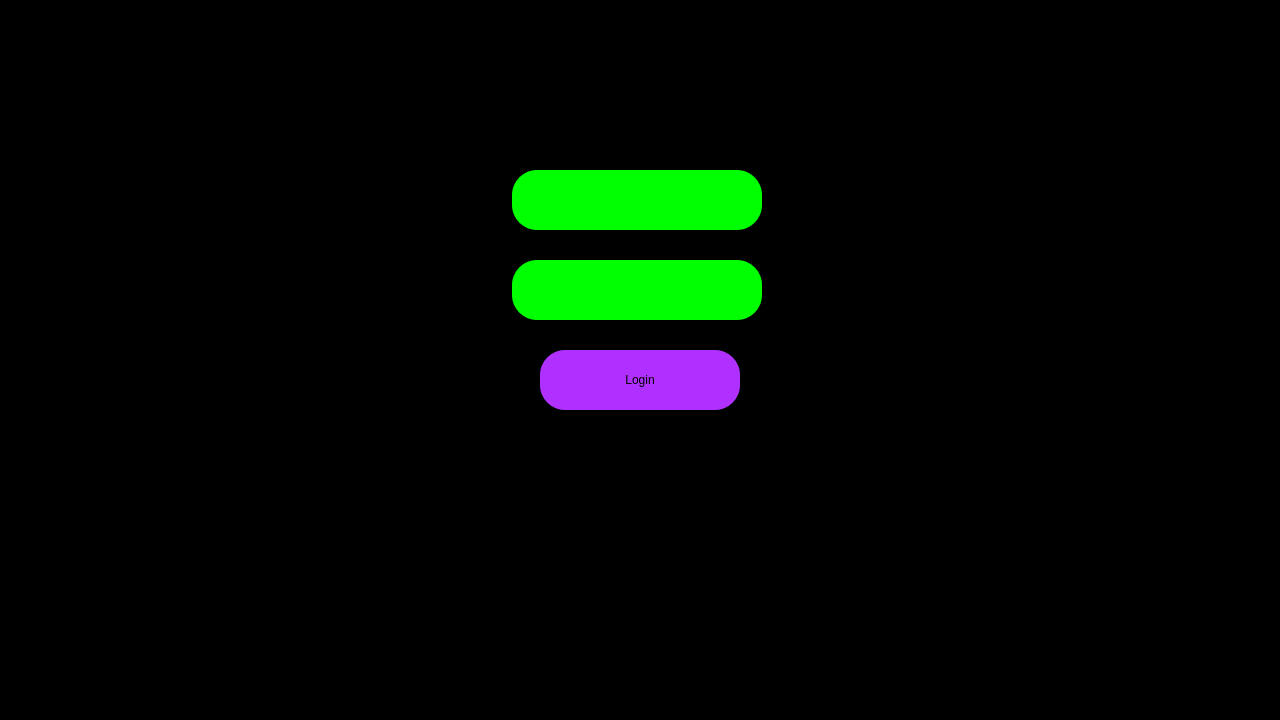
<?xml version="1.0" encoding="UTF-8"?>
<ui version="4.0">
 <class>MainWindow</class>
 <widget class="QMainWindow" name="MainWindow">
  <property name="enabled">
   <bool>true</bool>
  </property>
  <property name="geometry">
   <rect>
    <x>0</x>
    <y>0</y>
    <width>1280</width>
    <height>720</height>
   </rect>
  </property>
  <property name="sizePolicy">
   <sizepolicy hsizetype="Fixed" vsizetype="Fixed">
    <horstretch>0</horstretch>
    <verstretch>0</verstretch>
   </sizepolicy>
  </property>
  <property name="minimumSize">
   <size>
    <width>1280</width>
    <height>720</height>
   </size>
  </property>
  <property name="maximumSize">
   <size>
    <width>1280</width>
    <height>720</height>
   </size>
  </property>
  <property name="windowTitle">
   <string>MainWindow</string>
  </property>
  <property name="styleSheet">
   <string notr="true"/>
  </property>
  <widget class="QWidget" name="centralwidget">
   <property name="sizePolicy">
    <sizepolicy hsizetype="Fixed" vsizetype="Fixed">
     <horstretch>0</horstretch>
     <verstretch>0</verstretch>
    </sizepolicy>
   </property>
   <property name="minimumSize">
    <size>
     <width>1280</width>
     <height>720</height>
    </size>
   </property>
   <property name="maximumSize">
    <size>
     <width>1280</width>
     <height>720</height>
    </size>
   </property>
   <property name="styleSheet">
    <string notr="true">QPushButton {
	background-color: rgb(176, 49, 255);
	border-radius: 25;
	
}
QPushButton:hover {
	background-color: rgb(134, 38, 198);
}
QLineEdit {
	border-radius: 25;
	background-color: rgb(0, 255, 0);

}
QFrame {

	
	background-color: rgb(0, 0, 0);
}</string>
   </property>
   <widget class="QLineEdit" name="userNameInput">
    <property name="geometry">
     <rect>
      <x>512</x>
      <y>170</y>
      <width>250</width>
      <height>60</height>
     </rect>
    </property>
    <property name="sizePolicy">
     <sizepolicy hsizetype="Fixed" vsizetype="Fixed">
      <horstretch>0</horstretch>
      <verstretch>0</verstretch>
     </sizepolicy>
    </property>
    <property name="styleSheet">
     <string notr="true"/>
    </property>
   </widget>
   <widget class="QLineEdit" name="passwordInput">
    <property name="geometry">
     <rect>
      <x>512</x>
      <y>260</y>
      <width>250</width>
      <height>60</height>
     </rect>
    </property>
    <property name="sizePolicy">
     <sizepolicy hsizetype="Fixed" vsizetype="Fixed">
      <horstretch>0</horstretch>
      <verstretch>0</verstretch>
     </sizepolicy>
    </property>
   </widget>
   <widget class="QPushButton" name="loginButton">
    <property name="geometry">
     <rect>
      <x>540</x>
      <y>350</y>
      <width>200</width>
      <height>60</height>
     </rect>
    </property>
    <property name="text">
     <string>Login</string>
    </property>
   </widget>
   <widget class="QFrame" name="frame">
    <property name="geometry">
     <rect>
      <x>0</x>
      <y>0</y>
      <width>1280</width>
      <height>720</height>
     </rect>
    </property>
    <property name="sizePolicy">
     <sizepolicy hsizetype="Fixed" vsizetype="Fixed">
      <horstretch>0</horstretch>
      <verstretch>0</verstretch>
     </sizepolicy>
    </property>
    <property name="minimumSize">
     <size>
      <width>1280</width>
      <height>720</height>
     </size>
    </property>
    <property name="maximumSize">
     <size>
      <width>1280</width>
      <height>720</height>
     </size>
    </property>
    <property name="frameShape">
     <enum>QFrame::StyledPanel</enum>
    </property>
    <property name="frameShadow">
     <enum>QFrame::Raised</enum>
    </property>
   </widget>
   <zorder>frame</zorder>
   <zorder>userNameInput</zorder>
   <zorder>passwordInput</zorder>
   <zorder>loginButton</zorder>
  </widget>
 </widget>
 <resources/>
 <connections/>
</ui>
